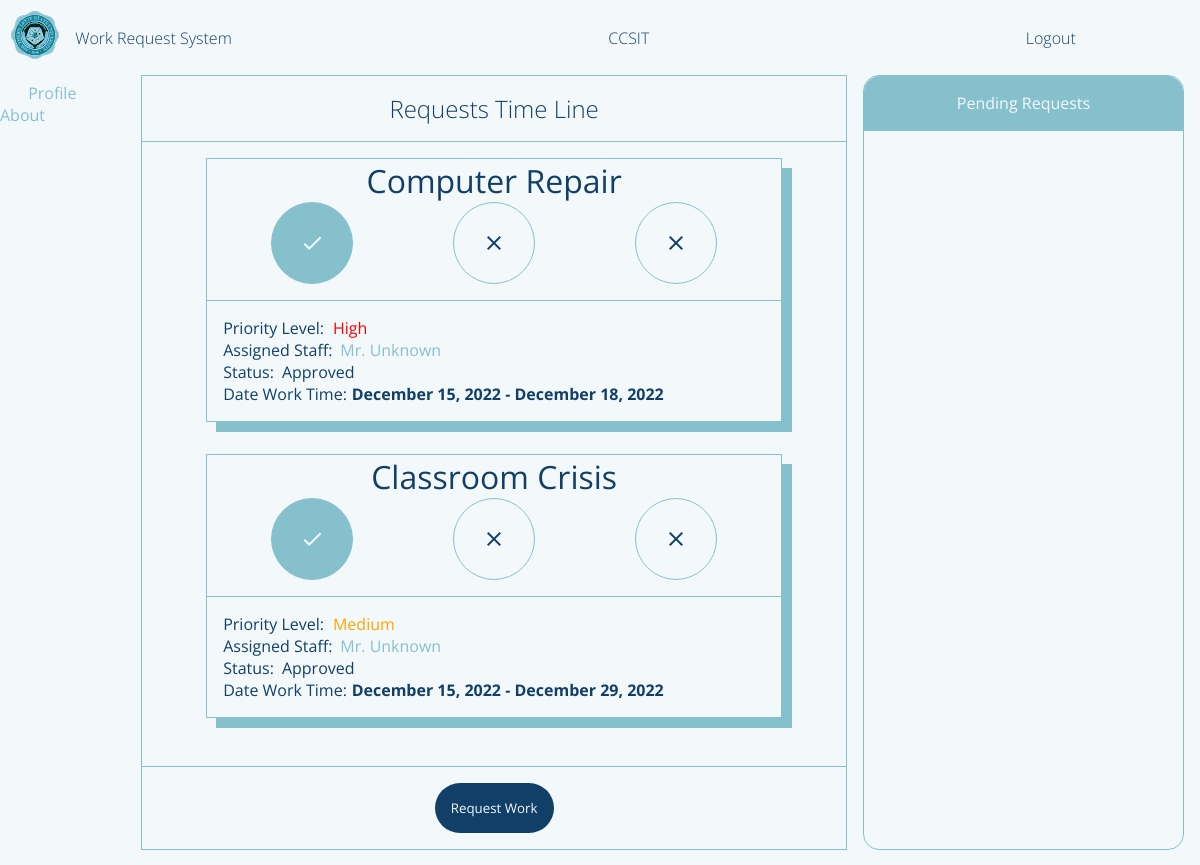
Screenshot of /requestorPage (signed in) with the database file from the repository.
### flaskApp/models.py (models this page shows, shortened)
class User(db.Model, UserMixin):
	__tablename__ = 'user'
	id = db.Column(db.Integer, primary_key=True)
	userName = db.Column(db.String(20), unique=True, nullable=False)
	userType = db.Column(db.String(20), default='Admin')
	passWord = db.Column(db.String(60), nullable=False)
	requestForm = db.relationship('UserRequestForm', backref='user')
	userStaffExtension = db.relationship('StaffExtension', backref='staffExtension', uselist=False)

class UserRequestForm(db.Model):
	__tablename__ = 'userRequestForm'
	id = db.Column(db.Integer, primary_key=True)
	requestorName = db.Column(db.String(500), nullable=False)
	requestTitle = db.Column(db.String(500), nullable=False)
	requestedWork = db.Column(db.String(500), nullable=False)
	roomNumber = db.Column(db.Integer(), nullable=False)
	avilabilityOfMaterials = db.Column(db.String(10), nullable=False)
	priorityLevel = db.Column(db.Integer, default=0) # change this to integer in the future 0 - pending 1 - high 2 - medium 3 - low
	status = db.Column(db.String(20), default='Pending')
	dateApproved = db.Column(DateTime, default=datetime.now(), nullable=False)
	dateLimit = db.Column(DateTime, default=datetime.now(), nullable=False)
	requestFormId = db.Column(db.Integer, db.ForeignKey('user.id'))

### flaskApp/routes.py (the view, shortened to what this page needs)
@app.route('/requestorPage', methods=['GET', 'POST'])
def requestorPage():
	if current_user.is_authenticated == False:
		return redirect(url_for('loginPage'))
	form = WorkRequestForm()
	user = User.query.filter_by(userName=current_user.userName).first()
	countRequests = UserRequestForm.query.filter_by(requestorName=current_user.userName).count()
	userRequestForms = UserRequestForm.query.filter_by(requestFormId=user.id).order_by(desc(UserRequestForm.id))
	return render_template('requestorDashboard.html', title='Requestor Page', user=current_user.userName, form=form, userForm=userRequestForms, count=countRequests)

### flaskApp/models.py (called while the page is built)
@loginManager.user_loader
def loadUser(userId):
	return User.query.get(int(userId))

### flaskApp/templates/requestorDashboard.html (shortened to what this page needs)
{% extends "layout.html" %}
{% block content %}
	<section class="content-main">
		<div class="content-main-head">
			Requests Time Line
		</div>
		<div class="content-main-body">
			{% for userForms in userForm %}
			{% if userForms.status != 'Pending' %}
				<div class="content-main-body-requests">
					<header>
						{{ userForms.requestTitle }}
					</header>
					<main>
						<body onload="progress()">
								{% if userForms.status == 'Approved' %}
								<ul class="progress">
									<li class="approved material-icons" value="0%">check</li>
									<li class="ongoing material-icons">close</li>
									<li class="finished material-icons">close</li>
								</ul>
								{% endif %}
						</body>
					</main>
					<footer>
						{% if userForms.priorityLevel == 1  %}
							<span>Priority Level: <i style="color:red;">High</i></span>
						{% elif userForms.priorityLevel == 2  %}
							<span>Priority Level: <i style="color:orange;">Medium</i></span>
						{% elif userForms.priorityLevel == 3  %}
							<span>Priority Level: <i style="color:green;">Low</i></span>
						{% endif %}
						<span class="assigned-staff">
							<p>Assigned Staff: </p>
							<a href="">Mr. Unknown</a>
						</span>
						<span class="status">
							<p>Status: </p>
							<p id="status">{{ userForms.status }}</p>
						</span>
						<span class="dateApp">
							<p>Date Work Time: </p>
							<p id="status" style="font-weight: bold;">{{ userForms.dateApproved.strftime("%B %d, %Y") }} - {{ userForms.dateLimit.strftime("%B %d, %Y") }}</p>
						</span>
					</footer>
				</div>
			{% endif %}
			{% endfor %}
		</div>
		<div class="content-main-foot">
			<button class="request-work-btn">Request Work</button>
		</div>
	</section>
	<section class="content-side-left">
		<span class="content-side-left-profile">
			<i class="material-icons content-side-left-icon">person</i>
			<a href="">Profile</a>
		</span>
		<span class="content-side-about">
			<i class="material-icons content-side-left-icon">help</i>
			<a href="">About</a>
		</span>
	</section>
	<section class="content-side-right">
		<header>Pending Requests</header>
		<main>
		</main>
	</section>
	<section class="content-foot">
	</section>
{% endblock content %}

### flaskApp/templates/layout.html (shortened to what this page needs)
<!DOCTYPE html>
<html>
<head>
    {% if title == 'Login Page'%}
    	<link rel="stylesheet" type="text/css" href="{{ url_for('static', filename='login.css') }}">
    {% elif title == 'Admin Page'%}
    	<link rel="stylesheet" type="text/css" href="{{ url_for('static', filename='adminDashboard.css') }}">
    {% elif title == 'Requestor Page'%}
        <link rel="stylesheet" type="text/css" href="{{ url_for('static', filename='requestorDashboard.css') }}">
    {% elif title == 'Staff Page'%}
        <link rel="stylesheet" type="text/css" href="{{ url_for('static', filename='staffDashboard.css') }}">
     {% elif title == 'Admin Approval Page'%}
        <link rel="stylesheet" type="text/css" href="{{ url_for('static', filename='adminApproval.css') }}">
    {% endif%}
</head>
<body>
	<div class="container">
        {% if title != 'Login Page'%}
        <header class="content-header">
            <div class="img-box">
                <img class="logo_slsu" src="{{ url_for('static', filename='img/logo_slsu.svg') }}">
            </div>
            {% if title == 'Admin Page'%}
                <section class="header-title">
                    <a href="{{ url_for('adminPage') }}">Work Request System</a>
                </section>
                <section class="header-user">
                    {{ user }}
                </section>
            {% elif title == 'Requestor Page' %}
                <section class="header-title">
                    <a href="{{ url_for('requestorPage') }}">Work Request System</a>
                </section>
                <section class="header-user">
                    {{ user }}
                </section>
            {% endif %}
            <div class="header-profile">
                {% if current_user.is_authenticated == True %}
                <a href="{{ url_for('logout') }}">Logout</a>
                {% endif %}
            </div>
        </header>
        {% endif%}
		{% block content %}{% endblock content %}
	</div>
</body>
</html>

### flaskApp/static/requestorDashboard.css (style rules this page uses)
body { background: var(--white); }
.container { margin: 0; display: grid; height: 100vh; grid-template-columns: 0.2fr 1fr 0.5fr; grid-template-rows: 0fr 1fr 0.02fr; grid-template-areas: 'h h h' 'l m r' 'f f f'; }
.content-header { grid-area: h; display: flex; flex-direction: row; align-items: center; padding: var(--fn-small); }
.img-box { flex-grow: 0; }
.header-title { flex-grow: 1; margin-left: 1rem; }
.header-title a { font-size: var(--fn-regular); font-weight: lighter; color: var(--blue); }
.header-user { flex-grow: 1; font-size: var(--fn-regular); font-weight: lighter; color: var(--blue); }
.header-profile { flex-grow: 0.3; }
.header-profile a { font-size: var(--fn-regular); font-weight: lighter; color: var(--blue); }
.content-main { grid-area: m; display: flex; flex-direction: column; border: 1px solid var(--blueGreen); }
.content-main-head { flex-grow: 0; font-size: var(--fn-medium); text-align: center; color: var(--blue); border-bottom: 1px solid var(--blueGreen); padding: 1rem 0rem 1rem 0rem; font-weight: lighter; }
.content-main-body { flex-grow: 1; display: flex; flex-direction: column; overflow: scroll; height: 1rem; padding: 1rem; }
.dateApp { display: flex; flex-direction: row; }
.dateApp p:nth-child(2) { margin-left: 0.3rem; }
.content-main-body-requests { margin-bottom: 1rem; display: flex; flex-direction: column; border: 1px solid var(--blueGreen); box-shadow: 10px 10px var(--blueGreen); margin: 0rem 3rem 2rem 3rem }
.content-main-body-requests header { text-align: center; font-size: var(--fn-large); color: var(--blue); }
.content-main-body-requests main { display: flex; flex-direction: row; position: relative; margin: 0rem 4rem 1rem 4rem; }
.content-main-body-requests main ul { display: flex; flex-direction: row; list-style: none; justify-content: space-between; margin: 0; padding: 0; width: 100%; }
.content-main-body-requests main ul li:first-child { background: var(--blueGreen); border: 1px solid var(--blueGreen); color: var(--white); }
.content-main-body-requests main ul li { width: 5rem; height: 5rem; background: var(--white); border: 1px solid var(--blueGreen); color: var(--blue); display: flex; justify-content: center; align-items: center; z-index: 100; border-radius: 50%; }
.content-main-body-requests footer { border-top: 1px solid var(--blueGreen); padding: 1rem 1rem 1rem 1rem; color: var(--blue); }
.content-main-body-requests footer span i { margin-left: 0.3rem; }
.assigned-staff, .status { display: flex; flex-direction: row; }
.assigned-staff a, .status p:nth-child(2) { margin-left: 0.5rem; }
.content-main-foot { flex-grow: 0; }
.content-side-left { grid-area: l; }
.content-side-right { grid-area: r; color: var(--blue); border: 1px solid var(--blueGreen); margin-left: 1rem; margin-right: 1rem; display: flex; flex-direction: column; border-radius: 1rem; }
.content-side-right header { border-bottom: 1px solid var(--blueGreen); text-align: center; padding: 1rem 0rem 1rem 0rem; flex-grow: 0; background: var(--blueGreen); color: var(--white); border-radius: 1rem 1rem 0rem 0rem; }
.content-side-right main { flex-grow: 1; display: flex; flex-direction: column; overflow: scroll; height: 1rem; }
.content-main-foot { padding: 1rem; border-top: 1px solid var(--blueGreen); text-align: center; }
.request-work-btn { border: none; padding: 1rem; background: var(--blue); color: var(--white); border-radius: 2rem; cursor: pointer; }
.content-foot { grid-area: f; }

### rows the page displays
User: userName "CCSIT"
UserRequestForm: requestTitle "Computer Repair", shows "check", shows "Priority Level:", priorityLevel "High", status "Approved", dateApproved "December 15, 2022", dateLimit "December 18, 2022"
UserRequestForm: requestTitle "Classroom Crisis", shows "check", shows "Priority Level:", priorityLevel "Medium", status "Approved", dateApproved "December 15, 2022", dateLimit "December 29, 2022"
